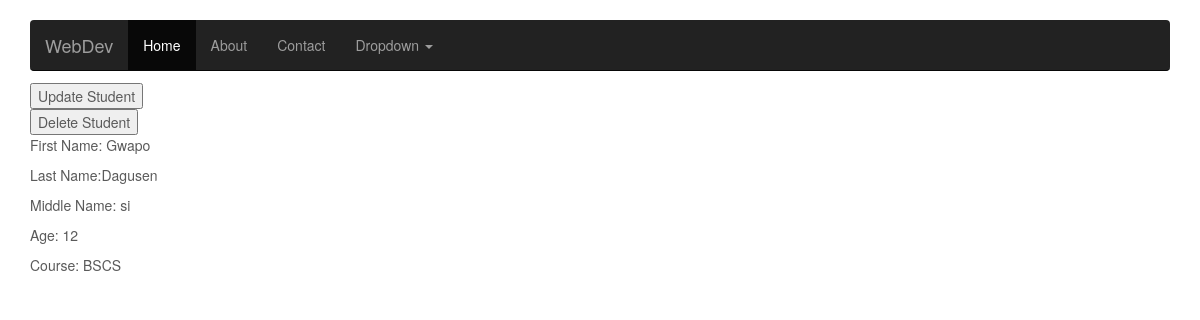
Screenshot of /student/1/ with the database file from the repository.
### student/models.py (models this page shows, shortened)
class Detail(models.Model):
	first_name = models.CharField(max_length=150)
	last_name = models.CharField(max_length=150)
	middle_name = models.CharField(max_length=150)
	age = models.IntegerField()
	birthday = models.DateTimeField ()
	course = models.ManyToManyField("Course", related_name="Detail")

class Course(models.Model):
	course_name = models.CharField(max_length=100)
	description = models.TextField(max_length=500)
	subjects = models.ManyToManyField("Subject", related_name="Courses")
	def __str__(self):
		return self.course_name
		return "{} Courses {}" .format(self.course_name, self.list_subjects())

### student/views.py (the view)
# urls.py: url(r'^student/(?P<pk>[-\w]+)/$', StudentDetail.as_view(), name='student-detail'),
class StudentDetail(DetailView):
	model = Detail
	template_name = "students.html"
	def get_context_data(self, **kwargs):
		context = super(StudentDetail, self).get_context_data(**kwargs)
		return context

### student/templates/students.html
{% extends "base.html" %}
{% block content %}
 	<br/>
   <h2>Student Info</h2>
   <form action="{% url 'student-update' detail.pk %}">
		<input type="submit" Value="Update Student">
	</form>
	<form action="{% url 'student-delete' detail.pk %}">
		<input type="submit" Value="Delete Student">
	</form>
	<p>First Name: {{ detail.first_name}}</p>
	<p>Last Name:{{ detail.last_name}} </p>
	<p>Middle Name: {{ detail.middle_name}}</p>
	<p>Age: {{ detail.age}} </p>
	{% for course in detail.course.all %}
	<p>Course: {{ course }} </p>
	{% endfor %}
{% endblock %}

### forms/static/css/carousel.css (style rules this page uses)
body { padding-bottom: 40px; color: #5a5a5a; }

### forms/static/css/theme.css (style rules this page uses)
body { padding-bottom: 40px; color: #5a5a5a; }

### rows the page displays
Detail: first_name "Gwapo", last_name "Dagusen", middle_name "si", age "12"
Course: course_name "BSCS"
